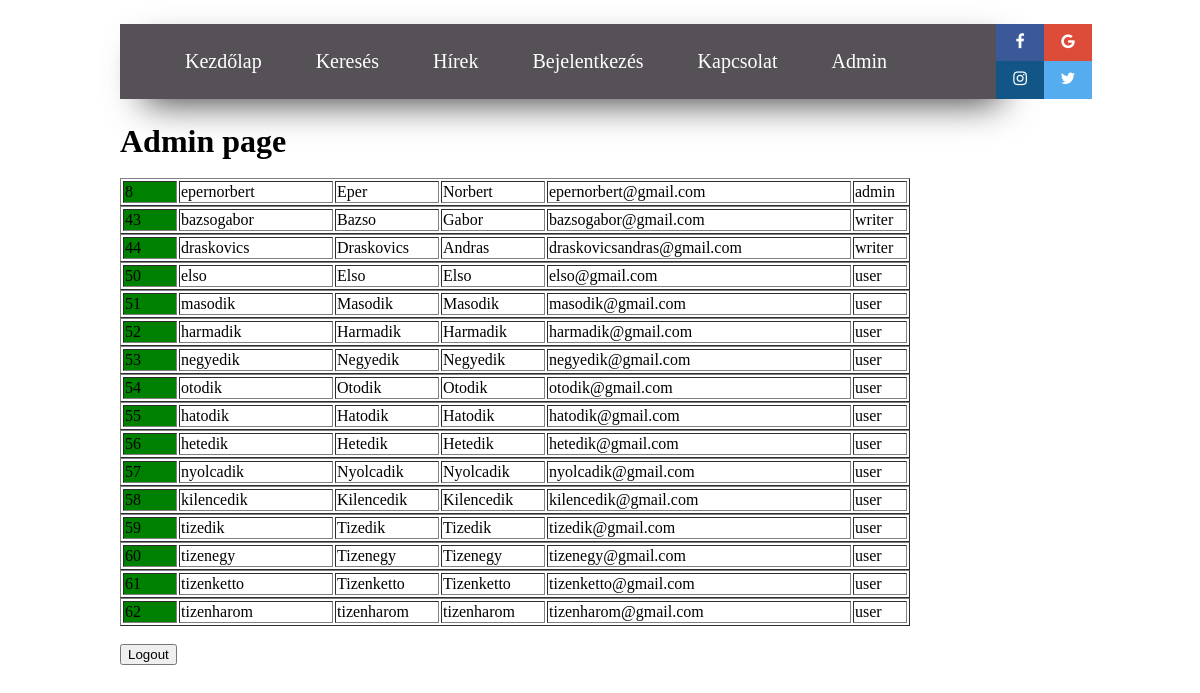
The page /admin/admin.php (signed in) on the database as committed earlier.
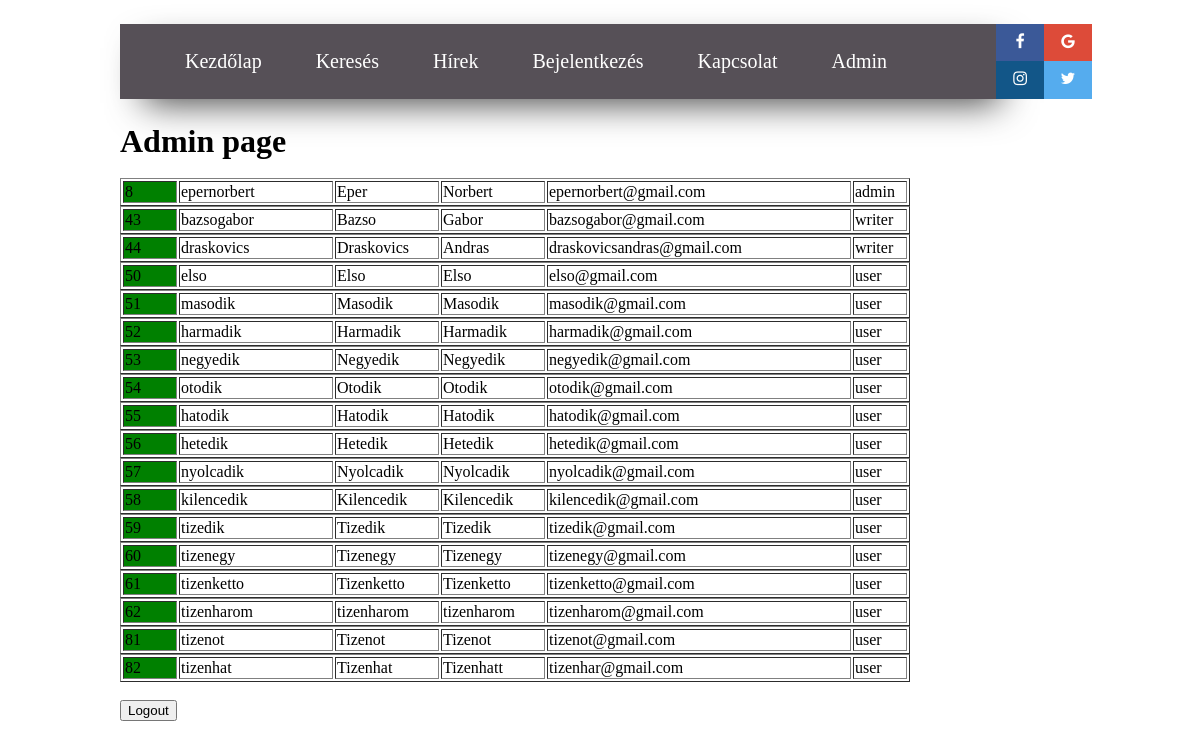
The same page on the database as committed later.
### tables this page shows
CREATE TABLE `users` (
  `user_id` int(11) NOT NULL,
  `user_uid` varchar(256) NOT NULL,
  `user_first` varchar(256) NOT NULL,
  `user_last` varchar(256) NOT NULL,
  `user_email` varchar(256) NOT NULL,
  `user_pwd` varchar(256) NOT NULL,
  `user_usertype` varchar(255) NOT NULL DEFAULT 'user'
);

### admin/admin.php (the view, shortened to what this page needs)
<!DOCTYPE html>
<html lang="en">
<head>
    <link type="text/css" rel="stylesheet" href="admin.css">
    <link rel="stylesheet" href="https://cdnjs.cloudflare.com/ajax/libs/font-awesome/4.7.0/css/font-awesome.min.css">
</head>
<body>
<div class="navbar">
    <ul class="navbar_ul">
        <li class="navbar_li"><a class="navbar_a" href="../index.php">Kezdőlap</a></li>
        <li class="navbar_li"><a class="navbar_a" href="#">Keresés</a></li>
        <li class="navbar_li"><a class="navbar_a" href="#">Hírek</a></li>
        <li class="navbar_li"><a class="navbar_a" href="../login.php">Bejelentkezés</a></li>
        <li class="navbar_li"><a class="navbar_a" href="#">Kapcsolat</a></li>
        <?php
        if(isset($_SESSION['u_id'])){
            echo '<li class="navbar_li"><a class="navbar_a" href="admin.php">Admin</a></li>';
        }
        ?>
    </ul>
</div>
<div  class="navbar_social">
    <a href="#" class="fa fa-facebook"></a>
    <a href="#" class="fa fa-google"></a><br>
    <a href="#" class="fa fa-instagram"></a>
    <a href="#" class="fa fa-twitter"></a>
</div><br>
<h1 style="margin: 0 10%">Admin page</h1><br>
<?php
include '../action.php';
    $sql = "SELECT * FROM users";
    $result = mysqli_query($conn, $sql);
    $resultcheck = mysqli_num_rows($result);
    if($resultcheck > 0){
        while($row = mysqli_fetch_assoc($result)){
            echo '<div style="margin: 0 10%">
                        <table border="1">
                        <tr>
                            <td width="50px" style="background-color: green;"><a style="color: black; text-decoration: none;" href=check_advertisement.php?user_id=' . $row['user_id'].'>'.$row['user_id'].'</a></td>
                            <td width="150px">'.$row['user_uid'].'</td>
                            <td width="100px">'.$row['user_first'].'</td>
                            <td width="100px">'.$row['user_last'].'</td>
                            <td width="300px">'.$row['user_email'].'</td>
                            <td width="50px">'.$row['user_usertype'].'</td>
                        </tr>
                       </table>
                 </div>';
        }
    }
?><br>
<form action="../includes/logout.inc.php" method="POST" style="margin: 0 10%">
    <button type="submit" name="submit">Logout</button>
</form>
</body>
</html>

Rows that differ between the two databases and show on the page:
added users: user_id "81", user_uid "tizenot", user_first "Tizenot", user_last "Tizenot", user_email "tizenot@gmail.com", user_usertype "user"
added users: user_id "82", user_uid "tizenhat", user_first "Tizenhat", user_last "Tizenhatt", user_email "tizenhar@gmail.com", user_usertype "user"
